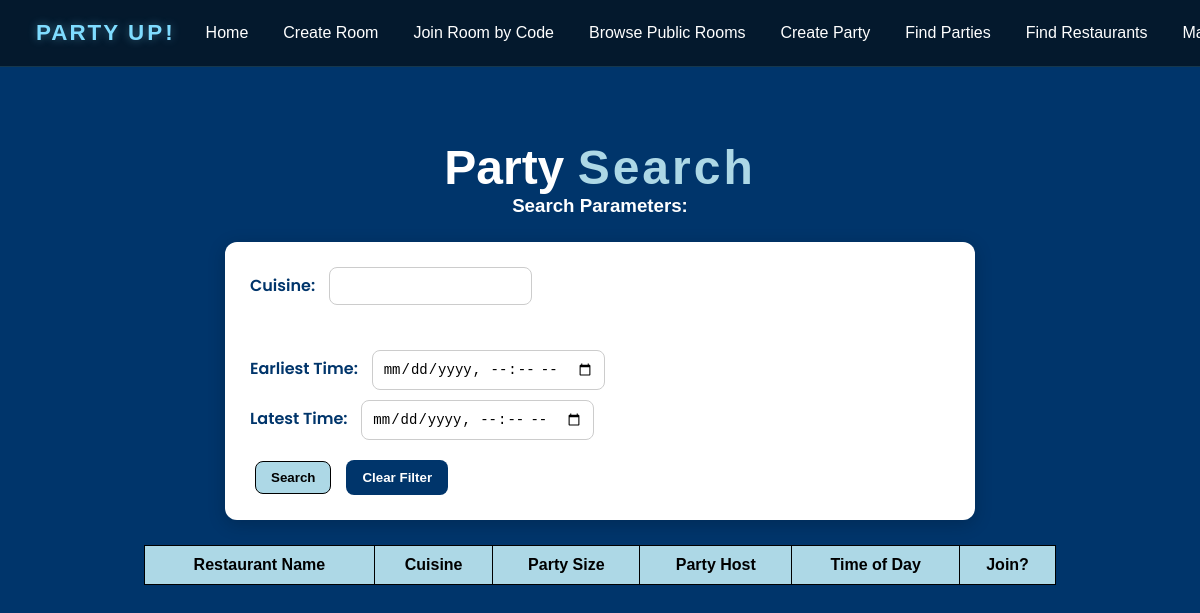
The page /party_search (signed in) on the database as committed earlier.
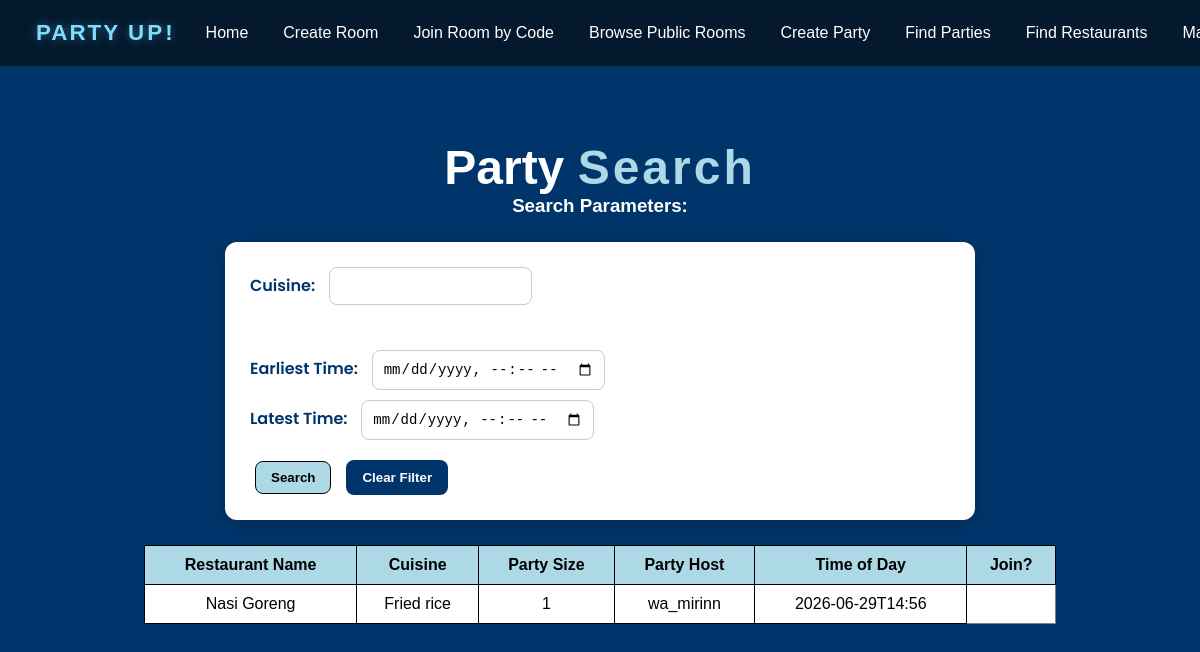
The same page on the database as committed later.
### models.py (models this page shows)
class Party(db.Model):
    id = db.Column(db.Integer, primary_key=True)
    r_name = db.Column(db.String(100), nullable=False)
    c = db.Column(db.String(100), nullable=False)
    p_size = db.Column(db.Integer, default=6)
    p_host = db.Column(db.String(100), nullable=False)
    p_date = db.Column(db.String(100), nullable=False)
    created_at = db.Column(db.DateTime, default=datetime.utcnow)
    members = db.relationship('Member', backref='party', lazy=True)
    messages = db.relationship('Message', backref='party', lazy=True)

### app.py (the view)
@app.route('/party_search', methods = ['GET', 'POST'])
@login_required
def party_search():
    cuisine = request.form.get('c')
    start_date = request.form.get('d-min')
    end_date = request.form.get('d-max')
    parties = Party.query
    if cuisine:
        parties = parties.filter(Party.c.ilike(f'%{cuisine}%'))
    if start_date:
        parties = parties.filter(Party.p_date >= start_date)
    if end_date:
        parties = parties.filter(Party.p_date <= end_date)
    parties = parties.order_by(Party.created_at.desc()).all()
    if len(parties) == 0:
        flash("No parties found!", 'info')
    return render_template('party/party_search.html', parties=parties, cusine=cuisine, start_date=start_date, end_date=end_date)

### app.py (called while the page is built)
def login_required(f):
    @wraps(f)
    def decorated_function(*args, **kwargs):
        if 'user_id' not in session:
            flash('Please log in first.', 'error')
            return redirect(url_for('login'))
        return f(*args, **kwargs)
    return decorated_function

### templates/party/party_search.html (shortened to what this page needs)
<!DOCTYPE html>
<html lang="en">
<head>
    <link rel="stylesheet" href="{{ url_for('static', filename='style.css') }}">
</head>
<body>
    {% include 'components/header.html' %}
    <section class="hero">
        <div class="hero-content">
            <h1>Party <span>Search</span></h1>
            <h3 class="subtitle">Search Parameters:</h3>
            <form method="POST" class="filter-form">
                Cuisine: <input name="c" class="filter-input" value="{{cuisine}}"><br>
                </select><br>
                Earliest Time: <input type="datetime-local" name="d-min" class="filter-input" value="{{start_date}}"><br>
                Latest Time: <input type="datetime-local" name="d-max" class="filter-input" value="{{end_date}}"><br>
                <input type="submit" value="Search" class="filter-btn"><input type="reset" value="Clear Filter" class="filter-btn">
            </form>
            <table border="1">
                <thead>
                    <tr>
                        <th>Restaurant Name</th>
                        <th>Cuisine</th>
                        <th>Party Size</th>
                        <th>Party Host</th>
                        <th>Time of Day</th>
                        <th>Join?</th>
                    </tr>
                </thead>
                <tbody>
                    {% for i in parties %}
                    <tr>
                        <td>{{ i.r_name }}</td>
                        <td>{{ i.c }}</td>
                        <td>{{ i.p_size }}</td>
                        <td>{{ i.p_host }}</td>
                        <td>{{ i.p_date }}</td>
                    </tr>
                    {% endfor %}
                </tbody>
            </table>
        </div>
    </section>
</body>
</html>

### templates/components/header.html
<nav class="navbar">
    <div class="logo">
        PARTY <span>UP!<span>
    </div>
    <ul class="nav-links">
        <li><a href="{{ url_for('home') }}">Home</a></li>
        <li><a href="{{ url_for('create_room') }}">Create Room</a></li>
        <li><a href="{{ url_for('join_room') }}">Join Room by Code</a></li>
        <li><a href="{{ url_for('browse_rooms') }}">Browse Public Rooms</a></li>
        <li><a href="{{ url_for('create_party') }}">Create Party</a></li>
        <li><a href="{{ url_for('party_search') }}">Find Parties</a></li>
        <li><a href="{{ url_for('restaurant_search') }}">Find Restaurants</a></li>
        <li><a href="{{ url_for('map_view') }}">Map</a></li>
    </ul>
</nav>

### static/style.css (style rules this page uses)
* { margin: 0; padding: 0; }
body { font-family: Arial, sans-serif; background-color: #00356B; color: white; margin: 0; padding-top: 90px; }
.hero { text-align: center; padding: 30px; }
.hero-content { width: 80%; margin: auto; }
h1 { font-size: 48px; }
h1 span { color: lightblue; }
span { letter-spacing: 3px; }
.subtitle { margin-bottom: 20px; }
input { padding: 5px; margin: 5px; }
input[type="submit"] { background-color: lightblue; color: black; border: 1px solid black; padding: 8px 15px; }
table { width: 100%; border-collapse: collapse; background-color: white; color: black; }
th { background-color: lightblue; }
th, td { border: 1px solid black; padding: 10px; text-align: center; }
.navbar { position:fixed; top:0; left:0; width:100%; padding:20px 3%; display:flex; justify-content:flex-start; align-items:center; background:rgba(6,20,32,.82); backdrop-filter:blur(18px); border-bottom:1px solid rgba(127,220,255,.15); z-index:1000; }
.logo { color:#7fdcff; font-size:1.4rem; font-weight:700; letter-spacing:2px; text-shadow:0 0 10px rgba(127,220,255,.4); margin-right: 30px; }
.nav-links { display:flex; list-style:none; gap:35px; }
.nav-links a { color:white; text-decoration:none; font-weight:500; transition:.3s; position:relative; }
.nav-links a::after { content:""; position:absolute; left:0; bottom:-6px; width:0; height:2px; background:#7fdcff; transition:.3s; }
h1 { text-align: center; margin-top: 20px; }
form { max-width: 420px; margin: 30px auto; background: white; color: black; padding: 30px; border-radius: 12px; box-shadow: 0 4px 18px rgba(0,0,0,0.25); font-family: 'Poppins', sans-serif; }
.filter-form { max-width: 700px; margin: 25px auto; background: white; color: #00356B; padding: 20px 25px; border-radius: 12px; box-shadow: 0 4px 18px rgba(0,0,0,0.2); font-family: 'Poppins', sans-serif; text-align: left; }
.filter-form { line-height: 2.2; font-weight: 600; }
.filter-input { padding: 10px; margin-left: 10px; border: 1px solid #ccc; border-radius: 8px; font-size: 14px; outline: none; transition: 0.2s; }
.filter-btn { background: #00356B; color: white; border: none; padding: 10px 16px; margin-top: 15px; margin-right: 10px; border-radius: 8px; font-weight: 600; cursor: pointer; transition: 0.2s; }

Rows that differ between the two databases and show on the page:
added Party: r_name "Nasi Goreng", c "Fried rice", p_size "1", p_host "wa_mirinn", p_date "2026-06-29T14:56"
